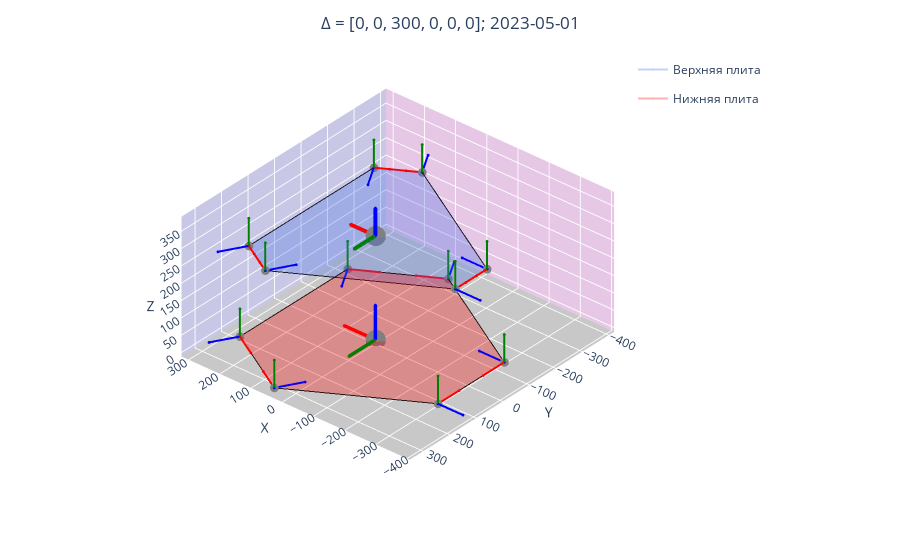

The notebook cell saved with this chart:
### Markdown cell above
В результате мы получили СК центра плиты и всех точек плиты (для нижней плиты используем глобальную СК):

### Code cell
graph.coordinate_system(global_coordinate_system_upper_plate, 7, 1)
graph.coordinate_system_lower_plate()

for i in range(6):
    graph.coordinate_system(local_coordinate_system_lower_point[i], i)
    graph.coordinate_system(local_coordinate_system_upper_point[i], i)

fig.show()

### Figure 1 — Plotly figure (JSON) as saved in the notebook; plotly's stock layout.template omitted (floating-point values rounded to 4 significant figures)
{"data": [{"legendgroup": "group7", "marker": {"color": "royalblue", "colorscale": [[0, "#440154"], [0.1111, "#482878"], [0.2222, "#3e4989"], [0.3333, "#31688e"], [0.4444, "#26828e"], [0.5556, "#1f9e89"], [0.6667, "#35b779"], [0.7778, "#6ece58"], [0.8889, "#b5de2b"], [1, "#fde725"]], "size": 1}, "name": "Верхняя плита", "opacity": 0.3, "showlegend": true, "surfaceaxis": 2, "type": "scatter3d", "x": [-307, 101.5, 205.5, 205.5, 101.5, -307, -307], "y": [-60, -295.9, -235.9, 235.9, 295.9, 60, -60], "z": [300, 300, 300, 300, 300, 300, 300]}, {"legendgroup": "group7", "marker": {"color": "black", "colorscale": [[0, "#440154"], [0.1111, "#482878"], [0.2222, "#3e4989"], [0.3333, "#31688e"], [0.4444, "#26828e"], [0.5556, "#1f9e89"], [0.6667, "#35b779"], [0.7778, "#6ece58"], [0.8889, "#b5de2b"], [1, "#fde725"]], "size": 1}, "opacity": 0.8, "showlegend": false, "surfaceaxis": -1, "type": "scatter3d", "x": [-307, 101.5, 205.5, 205.5, 101.5, -307, -307], "y": [-60, -295.9, -235.9, 235.9, 295.9, 60, -60], "z": [300, 300, 300, 300, 300, 300, 300]}, {"legendgroup": "group8", "marker": {"color": "red", "colorscale": [[0, "#440154"], [0.1111, "#482878"], [0.2222, "#3e4989"], [0.3333, "#31688e"], [0.4444, "#26828e"], [0.5556, "#1f9e89"], [0.6667, "#35b779"], [0.7778, "#6ece58"], [0.8889, "#b5de2b"], [1, "#fde725"]], "size": 1}, "name": "Нижняя плита", "opacity": 0.3, "showlegend": true, "surfaceaxis": 2, "type": "scatter3d", "x": [-307, 45.25, 261.8, 261.8, 45.25, -307, -307], "y": [-125, -328.4, -203.4, 203.4, 328.4, 125, -125], "z": [0, 0, 0, 0, 0, 0, 0]}, {"legendgroup": "group8", "marker": {"color": "black", "colorscale": [[0, "#440154"], [0.1111, "#482878"], [0.2222, "#3e4989"], [0.3333, "#31688e"], [0.4444, "#26828e"], [0.5556, "#1f9e89"], [0.6667, "#35b779"], [0.7778, "#6ece58"], [0.8889, "#b5de2b"], [1, "#fde725"]], "size": 1}, "opacity": 0.8, "showlegend": false, "surfaceaxis": -1, "type": "scatter3d", "x": [-307, 45.25, 261.8, 261.8, 45.25, -307, -307], "y": [-125, -328.4, -203.4, 203.4, 328.4, 125, -125], "z": [0, 0, 0, 0, 0, 0, 0]}, {"legendgroup": "group7", "marker": {"color": "gray", "colorscale": [[0, "#440154"], [0.1111, "#482878"], [0.2222, "#3e4989"], [0.3333, "#31688e"], [0.4444, "#26828e"], [0.5556, "#1f9e89"], [0.6667, "#35b779"], [0.7778, "#6ece58"], [0.8889, "#b5de2b"], [1, "#fde725"]], "size": 7}, "opacity": 1, "showlegend": false, "type": "scatter3d", "x": [0], "y": [0], "z": [300]}, {"legendgroup": "group7", "line": {"width": 8}, "marker": {"color": "red", "colorscale": [[0, "#440154"], [0.1111, "#482878"], [0.2222, "#3e4989"], [0.3333, "#31688e"], [0.4444, "#26828e"], [0.5556, "#1f9e89"], [0.6667, "#35b779"], [0.7778, "#6ece58"], [0.8889, "#b5de2b"], [1, "#fde725"]], "size": 1}, "opacity": 1, "showlegend": false, "type": "scatter3d", "x": [0, 80], "y": [0, 0], "z": [300, 300]}, {"legendgroup": "group7", "line": {"width": 8}, "marker": {"color": "green", "colorscale": [[0, "#440154"], [0.1111, "#482878"], [0.2222, "#3e4989"], [0.3333, "#31688e"], [0.4444, "#26828e"], [0.5556, "#1f9e89"], [0.6667, "#35b779"], [0.7778, "#6ece58"], [0.8889, "#b5de2b"], [1, "#fde725"]], "size": 1}, "opacity": 1, "showlegend": false, "type": "scatter3d", "x": [0, 0], "y": [0, 80], "z": [300, 300]}, {"legendgroup": "group7", "line": {"width": 8}, "marker": {"color": "blue", "colorscale": [[0, "#440154"], [0.1111, "#482878"], [0.2222, "#3e4989"], [0.3333, "#31688e"], [0.4444, "#26828e"], [0.5556, "#1f9e89"], [0.6667, "#35b779"], [0.7778, "#6ece58"], [0.8889, "#b5de2b"], [1, "#fde725"]], "size": 1}, "opacity": 1, "showlegend": false, "type": "scatter3d", "x": [0, 0], "y": [0, 0], "z": [300, 380]}, {"legendgroup": "group8", "line": {"width": 7}, "marker": {"color": "red", "colorscale": [[0, "#440154"], [0.1111, "#482878"], [0.2222, "#3e4989"], [0.3333, "#31688e"], [0.4444, "#26828e"], [0.5556, "#1f9e89"], [0.6667, "#35b779"], [0.7778, "#6ece58"], [0.8889, "#b5de2b"], [1, "#fde725"]], "size": 1}, "opacity": 1, "showlegend": false, "type": "scatter3d", "x": [0, 100], "y": [0, 0], "z": [0, 0]}, {"legendgroup": "group8", "line": {"width": 7}, "marker": {"color": "green", "colorscale": [[0, "#440154"], [0.1111, "#482878"], [0.2222, "#3e4989"], [0.3333, "#31688e"], [0.4444, "#26828e"], [0.5556, "#1f9e89"], [0.6667, "#35b779"], [0.7778, "#6ece58"], [0.8889, "#b5de2b"], [1, "#fde725"]], "size": 1}, "opacity": 1, "showlegend": false, "type": "scatter3d", "x": [0, 0], "y": [0, 100], "z": [0, 0]}, {"legendgroup": "group8", "line": {"width": 7}, "marker": {"color": "blue", "colorscale": [[0, "#440154"], [0.1111, "#482878"], [0.2222, "#3e4989"], [0.3333, "#31688e"], [0.4444, "#26828e"], [0.5556, "#1f9e89"], [0.6667, "#35b779"], [0.7778, "#6ece58"], [0.8889, "#b5de2b"], [1, "#fde725"]], "size": 1}, "opacity": 1, "showlegend": false, "type": "scatter3d", "x": [0, 0], "y": [0, 0], "z": [0, 100]}, {"legendgroup": "group8", "marker": {"color": "gray", "colorscale": [[0, "#440154"], [0.1111, "#482878"], [0.2222, "#3e4989"], [0.3333, "#31688e"], [0.4444, "#26828e"], [0.5556, "#1f9e89"], [0.6667, "#35b779"], [0.7778, "#6ece58"], [0.8889, "#b5de2b"], [1, "#fde725"]], "size": 7}, "opacity": 1, "showlegend": false, "type": "scatter3d", "x": [0], "y": [0], "z": [0]}, {"legendgroup": "group0", "marker": {"color": "gray", "colorscale": [[0, "#440154"], [0.1111, "#482878"], [0.2222, "#3e4989"], [0.3333, "#31688e"], [0.4444, "#26828e"], [0.5556, "#1f9e89"], [0.6667, "#35b779"], [0.7778, "#6ece58"], [0.8889, "#b5de2b"], [1, "#fde725"]], "size": 3}, "opacity": 1, "showlegend": false, "type": "scatter3d", "x": [-307], "y": [-125], "z": [0]}, {"legendgroup": "group0", "line": {"width": 4}, "marker": {"color": "red", "colorscale": [[0, "#440154"], [0.1111, "#482878"], [0.2222, "#3e4989"], [0.3333, "#31688e"], [0.4444, "#26828e"], [0.5556, "#1f9e89"], [0.6667, "#35b779"], [0.7778, "#6ece58"], [0.8889, "#b5de2b"], [1, "#fde725"]], "size": 1}, "opacity": 1, "showlegend": false, "type": "scatter3d", "x": [-307, -307], "y": [-125, -45], "z": [0, -4.899e-15]}, {"legendgroup": "group0", "line": {"width": 4}, "marker": {"color": "green", "colorscale": [[0, "#440154"], [0.1111, "#482878"], [0.2222, "#3e4989"], [0.3333, "#31688e"], [0.4444, "#26828e"], [0.5556, "#1f9e89"], [0.6667, "#35b779"], [0.7778, "#6ece58"], [0.8889, "#b5de2b"], [1, "#fde725"]], "size": 1}, "opacity": 1, "showlegend": false, "type": "scatter3d", "x": [-307, -307], "y": [-125, -125], "z": [0, 80]}, {"legendgroup": "group0", "line": {"width": 4}, "marker": {"color": "blue", "colorscale": [[0, "#440154"], [0.1111, "#482878"], [0.2222, "#3e4989"], [0.3333, "#31688e"], [0.4444, "#26828e"], [0.5556, "#1f9e89"], [0.6667, "#35b779"], [0.7778, "#6ece58"], [0.8889, "#b5de2b"], [1, "#fde725"]], "size": 1}, "opacity": 1, "showlegend": false, "type": "scatter3d", "x": [-307, -227], "y": [-125, -125], "z": [0, 4.899e-15]}, {"legendgroup": "group0", "marker": {"color": "gray", "colorscale": [[0, "#440154"], [0.1111, "#482878"], [0.2222, "#3e4989"], [0.3333, "#31688e"], [0.4444, "#26828e"], [0.5556, "#1f9e89"], [0.6667, "#35b779"], [0.7778, "#6ece58"], [0.8889, "#b5de2b"], [1, "#fde725"]], "size": 3}, "opacity": 1, "showlegend": false, "type": "scatter3d", "x": [-307], "y": [-60], "z": [300]}, {"legendgroup": "group0", "line": {"width": 4}, "marker": {"color": "red", "colorscale": [[0, "#440154"], [0.1111, "#482878"], [0.2222, "#3e4989"], [0.3333, "#31688e"], [0.4444, "#26828e"], [0.5556, "#1f9e89"], [0.6667, "#35b779"], [0.7778, "#6ece58"], [0.8889, "#b5de2b"], [1, "#fde725"]], "size": 1}, "opacity": 1, "showlegend": false, "type": "scatter3d", "x": [-307, -307], "y": [-60, 20], "z": [300, 300]}, {"legendgroup": "group0", "line": {"width": 4}, "marker": {"color": "green", "colorscale": [[0, "#440154"], [0.1111, "#482878"], [0.2222, "#3e4989"], [0.3333, "#31688e"], [0.4444, "#26828e"], [0.5556, "#1f9e89"], [0.6667, "#35b779"], [0.7778, "#6ece58"], [0.8889, "#b5de2b"], [1, "#fde725"]], "size": 1}, "opacity": 1, "showlegend": false, "type": "scatter3d", "x": [-307, -307], "y": [-60, -60.0], "z": [300, 380]}, {"legendgroup": "group0", "line": {"width": 4}, "marker": {"color": "blue", "colorscale": [[0, "#440154"], [0.1111, "#482878"], [0.2222, "#3e4989"], [0.3333, "#31688e"], [0.4444, "#26828e"], [0.5556, "#1f9e89"], [0.6667, "#35b779"], [0.7778, "#6ece58"], [0.8889, "#b5de2b"], [1, "#fde725"]], "size": 1}, "opacity": 1, "showlegend": false, "type": "scatter3d", "x": [-307, -227], "y": [-60, -60], "z": [300, 300]}, {"legendgroup": "group1", "marker": {"color": "gray", "colorscale": [[0, "#440154"], [0.1111, "#482878"], [0.2222, "#3e4989"], [0.3333, "#31688e"], [0.4444, "#26828e"], [0.5556, "#1f9e89"], [0.6667, "#35b779"], [0.7778, "#6ece58"], [0.8889, "#b5de2b"], [1, "#fde725"]], "size": 3}, "opacity": 1, "showlegend": false, "type": "scatter3d", "x": [45.25], "y": [-328.4], "z": [0]}, {"legendgroup": "group1", "line": {"width": 4}, "marker": {"color": "red", "colorscale": [[0, "#440154"], [0.1111, "#482878"], [0.2222, "#3e4989"], [0.3333, "#31688e"], [0.4444, "#26828e"], [0.5556, "#1f9e89"], [0.6667, "#35b779"], [0.7778, "#6ece58"], [0.8889, "#b5de2b"], [1, "#fde725"]], "size": 1}, "opacity": 1, "showlegend": false, "type": "scatter3d", "x": [45.25, 114.5], "y": [-328.4, -288.4], "z": [0, -4.899e-15]}, {"legendgroup": "group1", "line": {"width": 4}, "marker": {"color": "green", "colorscale": [[0, "#440154"], [0.1111, "#482878"], [0.2222, "#3e4989"], [0.3333, "#31688e"], [0.4444, "#26828e"], [0.5556, "#1f9e89"], [0.6667, "#35b779"], [0.7778, "#6ece58"], [0.8889, "#b5de2b"], [1, "#fde725"]], "size": 1}, "opacity": 1, "showlegend": false, "type": "scatter3d", "x": [45.25, 45.25], "y": [-328.4, -328.4], "z": [0, 80]}, {"legendgroup": "group1", "line": {"width": 4}, "marker": {"color": "blue", "colorscale": [[0, "#440154"], [0.1111, "#482878"], [0.2222, "#3e4989"], [0.3333, "#31688e"], [0.4444, "#26828e"], [0.5556, "#1f9e89"], [0.6667, "#35b779"], [0.7778, "#6ece58"], [0.8889, "#b5de2b"], [1, "#fde725"]], "size": 1}, "opacity": 1, "showlegend": false, "type": "scatter3d", "x": [45.25, 85.25], "y": [-328.4, -397.7], "z": [0, 4.899e-15]}, {"legendgroup": "group1", "marker": {"color": "gray", "colorscale": [[0, "#440154"], [0.1111, "#482878"], [0.2222, "#3e4989"], [0.3333, "#31688e"], [0.4444, "#26828e"], [0.5556, "#1f9e89"], [0.6667, "#35b779"], [0.7778, "#6ece58"], [0.8889, "#b5de2b"], [1, "#fde725"]], "size": 3}, "opacity": 1, "showlegend": false, "type": "scatter3d", "x": [101.5], "y": [-295.9], "z": [300]}, {"legendgroup": "group1", "line": {"width": 4}, "marker": {"color": "red", "colorscale": [[0, "#440154"], [0.1111, "#482878"], [0.2222, "#3e4989"], [0.3333, "#31688e"], [0.4444, "#26828e"], [0.5556, "#1f9e89"], [0.6667, "#35b779"], [0.7778, "#6ece58"], [0.8889, "#b5de2b"], [1, "#fde725"]], "size": 1}, "opacity": 1, "showlegend": false, "type": "scatter3d", "x": [101.5, 170.8], "y": [-295.9, -255.9], "z": [300, 300]}, {"legendgroup": "group1", "line": {"width": 4}, "marker": {"color": "green", "colorscale": [[0, "#440154"], [0.1111, "#482878"], [0.2222, "#3e4989"], [0.3333, "#31688e"], [0.4444, "#26828e"], [0.5556, "#1f9e89"], [0.6667, "#35b779"], [0.7778, "#6ece58"], [0.8889, "#b5de2b"], [1, "#fde725"]], "size": 1}, "opacity": 1, "showlegend": false, "type": "scatter3d", "x": [101.5, 101.5], "y": [-295.9, -295.9], "z": [300, 380]}, {"legendgroup": "group1", "line": {"width": 4}, "marker": {"color": "blue", "colorscale": [[0, "#440154"], [0.1111, "#482878"], [0.2222, "#3e4989"], [0.3333, "#31688e"], [0.4444, "#26828e"], [0.5556, "#1f9e89"], [0.6667, "#35b779"], [0.7778, "#6ece58"], [0.8889, "#b5de2b"], [1, "#fde725"]], "size": 1}, "opacity": 1, "showlegend": false, "type": "scatter3d", "x": [101.5, 141.5], "y": [-295.9, -365.2], "z": [300, 300]}, {"legendgroup": "group2", "marker": {"color": "gray", "colorscale": [[0, "#440154"], [0.1111, "#482878"], [0.2222, "#3e4989"], [0.3333, "#31688e"], [0.4444, "#26828e"], [0.5556, "#1f9e89"], [0.6667, "#35b779"], [0.7778, "#6ece58"], [0.8889, "#b5de2b"], [1, "#fde725"]], "size": 3}, "opacity": 1, "showlegend": false, "type": "scatter3d", "x": [261.8], "y": [-203.4], "z": [0]}, {"legendgroup": "group2", "line": {"width": 4}, "marker": {"color": "red", "colorscale": [[0, "#440154"], [0.1111, "#482878"], [0.2222, "#3e4989"], [0.3333, "#31688e"], [0.4444, "#26828e"], [0.5556, "#1f9e89"], [0.6667, "#35b779"], [0.7778, "#6ece58"], [0.8889, "#b5de2b"], [1, "#fde725"]], "size": 1}, "opacity": 1, "showlegend": false, "type": "scatter3d", "x": [261.8, 192.5], "y": [-203.4, -243.4], "z": [0, -4.899e-15]}, {"legendgroup": "group2", "line": {"width": 4}, "marker": {"color": "green", "colorscale": [[0, "#440154"], [0.1111, "#482878"], [0.2222, "#3e4989"], [0.3333, "#31688e"], [0.4444, "#26828e"], [0.5556, "#1f9e89"], [0.6667, "#35b779"], [0.7778, "#6ece58"], [0.8889, "#b5de2b"], [1, "#fde725"]], "size": 1}, "opacity": 1, "showlegend": false, "type": "scatter3d", "x": [261.8, 261.8], "y": [-203.4, -203.4], "z": [0, 80]}, {"legendgroup": "group2", "line": {"width": 4}, "marker": {"color": "blue", "colorscale": [[0, "#440154"], [0.1111, "#482878"], [0.2222, "#3e4989"], [0.3333, "#31688e"], [0.4444, "#26828e"], [0.5556, "#1f9e89"], [0.6667, "#35b779"], [0.7778, "#6ece58"], [0.8889, "#b5de2b"], [1, "#fde725"]], "size": 1}, "opacity": 1, "showlegend": false, "type": "scatter3d", "x": [261.8, 221.8], "y": [-203.4, -134.1], "z": [0, 4.899e-15]}, {"legendgroup": "group2", "marker": {"color": "gray", "colorscale": [[0, "#440154"], [0.1111, "#482878"], [0.2222, "#3e4989"], [0.3333, "#31688e"], [0.4444, "#26828e"], [0.5556, "#1f9e89"], [0.6667, "#35b779"], [0.7778, "#6ece58"], [0.8889, "#b5de2b"], [1, "#fde725"]], "size": 3}, "opacity": 1, "showlegend": false, "type": "scatter3d", "x": [205.5], "y": [-235.9], "z": [300]}, {"legendgroup": "group2", "line": {"width": 4}, "marker": {"color": "red", "colorscale": [[0, "#440154"], [0.1111, "#482878"], [0.2222, "#3e4989"], [0.3333, "#31688e"], [0.4444, "#26828e"], [0.5556, "#1f9e89"], [0.6667, "#35b779"], [0.7778, "#6ece58"], [0.8889, "#b5de2b"], [1, "#fde725"]], "size": 1}, "opacity": 1, "showlegend": false, "type": "scatter3d", "x": [205.5, 136.2], "y": [-235.9, -275.9], "z": [300, 300]}, {"legendgroup": "group2", "line": {"width": 4}, "marker": {"color": "green", "colorscale": [[0, "#440154"], [0.1111, "#482878"], [0.2222, "#3e4989"], [0.3333, "#31688e"], [0.4444, "#26828e"], [0.5556, "#1f9e89"], [0.6667, "#35b779"], [0.7778, "#6ece58"], [0.8889, "#b5de2b"], [1, "#fde725"]], "size": 1}, "opacity": 1, "showlegend": false, "type": "scatter3d", "x": [205.5, 205.5], "y": [-235.9, -235.9], "z": [300, 380]}, {"legendgroup": "group2", "line": {"width": 4}, "marker": {"color": "blue", "colorscale": [[0, "#440154"], [0.1111, "#482878"], [0.2222, "#3e4989"], [0.3333, "#31688e"], [0.4444, "#26828e"], [0.5556, "#1f9e89"], [0.6667, "#35b779"], [0.7778, "#6ece58"], [0.8889, "#b5de2b"], [1, "#fde725"]], "size": 1}, "opacity": 1, "showlegend": false, "type": "scatter3d", "x": [205.5, 165.5], "y": [-235.9, -166.6], "z": [300, 300]}, {"legendgroup": "group3", "marker": {"color": "gray", "colorscale": [[0, "#440154"], [0.1111, "#482878"], [0.2222, "#3e4989"], [0.3333, "#31688e"], [0.4444, "#26828e"], [0.5556, "#1f9e89"], [0.6667, "#35b779"], [0.7778, "#6ece58"], [0.8889, "#b5de2b"], [1, "#fde725"]], "size": 3}, "opacity": 1, "showlegend": false, "type": "scatter3d", "x": [261.8], "y": [203.4], "z": [0]}, {"legendgroup": "group3", "line": {"width": 4}, "marker": {"color": "red", "colorscale": [[0, "#440154"], [0.1111, "#482878"], [0.2222, "#3e4989"], [0.3333, "#31688e"], [0.4444, "#26828e"], [0.5556, "#1f9e89"], [0.6667, "#35b779"], [0.7778, "#6ece58"], [0.8889, "#b5de2b"], [1, "#fde725"]], "size": 1}, "opacity": 1, "showlegend": false, "type": "scatter3d", "x": [261.8, 192.5], "y": [203.4, 243.4], "z": [0, -4.899e-15]}, {"legendgroup": "group3", "line": {"width": 4}, "marker": {"color": "green", "colorscale": [[0, "#440154"], [0.1111, "#482878"], [0.2222, "#3e4989"], [0.3333, "#31688e"], [0.4444, "#26828e"], [0.5556, "#1f9e89"], [0.6667, "#35b779"], [0.7778, "#6ece58"], [0.8889, "#b5de2b"], [1, "#fde725"]], "size": 1}, "opacity": 1, "showlegend": false, "type": "scatter3d", "x": [261.8, 261.8], "y": [203.4, 203.4], "z": [0, 80]}, {"legendgroup": "group3", "line": {"width": 4}, "marker": {"color": "blue", "colorscale": [[0, "#440154"], [0.1111, "#482878"], [0.2222, "#3e4989"], [0.3333, "#31688e"], [0.4444, "#26828e"], [0.5556, "#1f9e89"], [0.6667, "#35b779"], [0.7778, "#6ece58"], [0.8889, "#b5de2b"], [1, "#fde725"]], "size": 1}, "opacity": 1, "showlegend": false, "type": "scatter3d", "x": [261.8, 301.8], "y": [203.4, 272.7], "z": [0, 4.899e-15]}, {"legendgroup": "group3", "marker": {"color": "gray", "colorscale": [[0, "#440154"], [0.1111, "#482878"], [0.2222, "#3e4989"], [0.3333, "#31688e"], [0.4444, "#26828e"], [0.5556, "#1f9e89"], [0.6667, "#35b779"], [0.7778, "#6ece58"], [0.8889, "#b5de2b"], [1, "#fde725"]], "size": 3}, "opacity": 1, "showlegend": false, "type": "scatter3d", "x": [205.5], "y": [235.9], "z": [300]}, {"legendgroup": "group3", "line": {"width": 4}, "marker": {"color": "red", "colorscale": [[0, "#440154"], [0.1111, "#482878"], [0.2222, "#3e4989"], [0.3333, "#31688e"], [0.4444, "#26828e"], [0.5556, "#1f9e89"], [0.6667, "#35b779"], [0.7778, "#6ece58"], [0.8889, "#b5de2b"], [1, "#fde725"]], "size": 1}, "opacity": 1, "showlegend": false, "type": "scatter3d", "x": [205.5, 136.2], "y": [235.9, 275.9], "z": [300, 300]}, {"legendgroup": "group3", "line": {"width": 4}, "marker": {"color": "green", "colorscale": [[0, "#440154"], [0.1111, "#482878"], [0.2222, "#3e4989"], [0.3333, "#31688e"], [0.4444, "#26828e"], [0.5556, "#1f9e89"], [0.6667, "#35b779"], [0.7778, "#6ece58"], [0.8889, "#b5de2b"], [1, "#fde725"]], "size": 1}, "opacity": 1, "showlegend": false, "type": "scatter3d", "x": [205.5, 205.5], "y": [235.9, 235.9], "z": [300, 380]}, {"legendgroup": "group3", "line": {"width": 4}, "marker": {"color": "blue", "colorscale": [[0, "#440154"], [0.1111, "#482878"], [0.2222, "#3e4989"], [0.3333, "#31688e"], [0.4444, "#26828e"], [0.5556, "#1f9e89"], [0.6667, "#35b779"], [0.7778, "#6ece58"], [0.8889, "#b5de2b"], [1, "#fde725"]], "size": 1}, "opacity": 1, "showlegend": false, "type": "scatter3d", "x": [205.5, 245.5], "y": [235.9, 305.2], "z": [300, 300]}, {"legendgroup": "group4", "marker": {"color": "gray", "colorscale": [[0, "#440154"], [0.1111, "#482878"], [0.2222, "#3e4989"], [0.3333, "#31688e"], [0.4444, "#26828e"], [0.5556, "#1f9e89"], [0.6667, "#35b779"], [0.7778, "#6ece58"], [0.8889, "#b5de2b"], [1, "#fde725"]], "size": 3}, "opacity": 1, "showlegend": false, "type": "scatter3d", "x": [45.25], "y": [328.4], "z": [0]}, {"legendgroup": "group4", "line": {"width": 4}, "marker": {"color": "red", "colorscale": [[0, "#440154"], [0.1111, "#482878"], [0.2222, "#3e4989"], [0.3333, "#31688e"], [0.4444, "#26828e"], [0.5556, "#1f9e89"], [0.6667, "#35b779"], [0.7778, "#6ece58"], [0.8889, "#b5de2b"], [1, "#fde725"]], "size": 1}, "opacity": 1, "showlegend": false, "type": "scatter3d", "x": [45.25, 114.5], "y": [328.4, 288.4], "z": [0, -4.899e-15]}, {"legendgroup": "group4", "line": {"width": 4}, "marker": {"color": "green", "colorscale": [[0, "#440154"], [0.1111, "#482878"], [0.2222, "#3e4989"], [0.3333, "#31688e"], [0.4444, "#26828e"], [0.5556, "#1f9e89"], [0.6667, "#35b779"], [0.7778, "#6ece58"], [0.8889, "#b5de2b"], [1, "#fde725"]], "size": 1}, "opacity": 1, "showlegend": false, "type": "scatter3d", "x": [45.25, 45.25], "y": [328.4, 328.4], "z": [0, 80]}, {"legendgroup": "group4", "line": {"width": 4}, "marker": {"color": "blue", "colorscale": [[0, "#440154"], [0.1111, "#482878"], [0.2222, "#3e4989"], [0.3333, "#31688e"], [0.4444, "#26828e"], [0.5556, "#1f9e89"], [0.6667, "#35b779"], [0.7778, "#6ece58"], [0.8889, "#b5de2b"], [1, "#fde725"]], "size": 1}, "opacity": 1, "showlegend": false, "type": "scatter3d", "x": [45.25, 5.25], "y": [328.4, 259.1], "z": [0, 4.899e-15]}, {"legendgroup": "group4", "marker": {"color": "gray", "colorscale": [[0, "#440154"], [0.1111, "#482878"], [0.2222, "#3e4989"], [0.3333, "#31688e"], [0.4444, "#26828e"], [0.5556, "#1f9e89"], [0.6667, "#35b779"], [0.7778, "#6ece58"], [0.8889, "#b5de2b"], [1, "#fde725"]], "size": 3}, "opacity": 1, "showlegend": false, "type": "scatter3d", "x": [101.5], "y": [295.9], "z": [300]}, {"legendgroup": "group4", "line": {"width": 4}, "marker": {"color": "red", "colorscale": [[0, "#440154"], [0.1111, "#482878"], [0.2222, "#3e4989"], [0.3333, "#31688e"], [0.4444, "#26828e"], [0.5556, "#1f9e89"], [0.6667, "#35b779"], [0.7778, "#6ece58"], [0.8889, "#b5de2b"], [1, "#fde725"]], "size": 1}, "opacity": 1, "showlegend": false, "type": "scatter3d", "x": [101.5, 170.8], "y": [295.9, 255.9], "z": [300, 300]}, {"legendgroup": "group4", "line": {"width": 4}, "marker": {"color": "green", "colorscale": [[0, "#440154"], [0.1111, "#482878"], [0.2222, "#3e4989"], [0.3333, "#31688e"], [0.4444, "#26828e"], [0.5556, "#1f9e89"], [0.6667, "#35b779"], [0.7778, "#6ece58"], [0.8889, "#b5de2b"], [1, "#fde725"]], "size": 1}, "opacity": 1, "showlegend": false, "type": "scatter3d", "x": [101.5, 101.5], "y": [295.9, 295.9], "z": [300, 380]}, {"legendgroup": "group4", "line": {"width": 4}, "marker": {"color": "blue", "colorscale": [[0, "#440154"], [0.1111, "#482878"], [0.2222, "#3e4989"], [0.3333, "#31688e"], [0.4444, "#26828e"], [0.5556, "#1f9e89"], [0.6667, "#35b779"], [0.7778, "#6ece58"], [0.8889, "#b5de2b"], [1, "#fde725"]], "size": 1}, "opacity": 1, "showlegend": false, "type": "scatter3d", "x": [101.5, 61.54], "y": [295.9, 226.6], "z": [300, 300]}, {"legendgroup": "group5", "marker": {"color": "gray", "colorscale": [[0, "#440154"], [0.1111, "#482878"], [0.2222, "#3e4989"], [0.3333, "#31688e"], [0.4444, "#26828e"], [0.5556, "#1f9e89"], [0.6667, "#35b779"], [0.7778, "#6ece58"], [0.8889, "#b5de2b"], [1, "#fde725"]], "size": 3}, "opacity": 1, "showlegend": false, "type": "scatter3d", "x": [-307], "y": [125], "z": [0]}, {"legendgroup": "group5", "line": {"width": 4}, "marker": {"color": "red", "colorscale": [[0, "#440154"], [0.1111, "#482878"], [0.2222, "#3e4989"], [0.3333, "#31688e"], [0.4444, "#26828e"], [0.5556, "#1f9e89"], [0.6667, "#35b779"], [0.7778, "#6ece58"], [0.8889, "#b5de2b"], [1, "#fde725"]], "size": 1}, "opacity": 1, "showlegend": false, "type": "scatter3d", "x": [-307, -307], "y": [125, 45], "z": [0, -4.899e-15]}, {"legendgroup": "group5", "line": {"width": 4}, "marker": {"color": "green", "colorscale": [[0, "#440154"], [0.1111, "#482878"], [0.2222, "#3e4989"], [0.3333, "#31688e"], [0.4444, "#26828e"], [0.5556, "#1f9e89"], [0.6667, "#35b779"], [0.7778, "#6ece58"], [0.8889, "#b5de2b"], [1, "#fde725"]], "size": 1}, "opacity": 1, "showlegend": false, "type": "scatter3d", "x": [-307, -307], "y": [125, 125], "z": [0, 80]}, {"legendgroup": "group5", "line": {"width": 4}, "marker": {"color": "blue", "colorscale": [[0, "#440154"], [0.1111, "#482878"], [0.2222, "#3e4989"], [0.3333, "#31688e"], [0.4444, "#26828e"], [0.5556, "#1f9e89"], [0.6667, "#35b779"], [0.7778, "#6ece58"], [0.8889, "#b5de2b"], [1, "#fde725"]], "size": 1}, "opacity": 1, "showlegend": false, "type": "scatter3d", "x": [-307, -387], "y": [125, 125.0], "z": [0, 4.899e-15]}, {"legendgroup": "group5", "marker": {"color": "gray", "colorscale": [[0, "#440154"], [0.1111, "#482878"], [0.2222, "#3e4989"], [0.3333, "#31688e"], [0.4444, "#26828e"], [0.5556, "#1f9e89"], [0.6667, "#35b779"], [0.7778, "#6ece58"], [0.8889, "#b5de2b"], [1, "#fde725"]], "size": 3}, "opacity": 1, "showlegend": false, "type": "scatter3d", "x": [-307], "y": [60], "z": [300]}, {"legendgroup": "group5", "line": {"width": 4}, "marker": {"color": "red", "colorscale": [[0, "#440154"], [0.1111, "#482878"], [0.2222, "#3e4989"], [0.3333, "#31688e"], [0.4444, "#26828e"], [0.5556, "#1f9e89"], [0.6667, "#35b779"], [0.7778, "#6ece58"], [0.8889, "#b5de2b"], [1, "#fde725"]], "size": 1}, "opacity": 1, "showlegend": false, "type": "scatter3d", "x": [-307, -307], "y": [60, -20], "z": [300, 300]}, {"legendgroup": "group5", "line": {"width": 4}, "marker": {"color": "green", "colorscale": [[0, "#440154"], [0.1111, "#482878"], [0.2222, "#3e4989"], [0.3333, "#31688e"], [0.4444, "#26828e"], [0.5556, "#1f9e89"], [0.6667, "#35b779"], [0.7778, "#6ece58"], [0.8889, "#b5de2b"], [1, "#fde725"]], "size": 1}, "opacity": 1, "showlegend": false, "type": "scatter3d", "x": [-307, -307], "y": [60, 60.0], "z": [300, 380]}, {"legendgroup": "group5", "line": {"width": 4}, "marker": {"color": "blue", "colorscale": [[0, "#440154"], [0.1111, "#482878"], [0.2222, "#3e4989"], [0.3333, "#31688e"], [0.4444, "#26828e"], [0.5556, "#1f9e89"], [0.6667, "#35b779"], [0.7778, "#6ece58"], [0.8889, "#b5de2b"], [1, "#fde725"]], "size": 1}, "opacity": 1, "showlegend": false, "type": "scatter3d", "x": [-307, -387], "y": [60, 60.0], "z": [300, 300]}], "layout": {"autosize": true, "legend": {"x": 0.7, "xanchor": "left", "y": 0.99, "yanchor": "top"}, "margin": {"b": 10, "l": 10, "r": 0, "t": 50}, "scene": {"camera": {"center": {"x": -0.3, "y": 0, "z": 0}, "eye": {"x": -2, "y": 2, "z": 1.65}, "projection": {"type": "orthographic"}}, "xaxis": {"backgroundcolor": "rgb(200, 200, 230)", "gridcolor": "white", "showbackground": true, "showspikes": false, "tickfont": {"size": 12}, "title": {"text": "X"}, "zerolinecolor": "white"}, "yaxis": {"backgroundcolor": "rgb(230, 200,230)", "gridcolor": "white", "showbackground": true, "showspikes": false, "tickfont": {"size": 12}, "title": {"text": "Y"}, "zerolinecolor": "white"}, "zaxis": {"backgroundcolor": "rgb(200, 200,200)", "gridcolor": "white", "showbackground": true, "tickfont": {"size": 12}, "title": {"text": "Z"}, "zerolinecolor": "white"}}, "title": {"text": "Δ = [0, 0, 300, 0, 0, 0]; 2023-05-01", "x": 0.5, "xanchor": "center", "y": 0.97, "yanchor": "top"}}}
